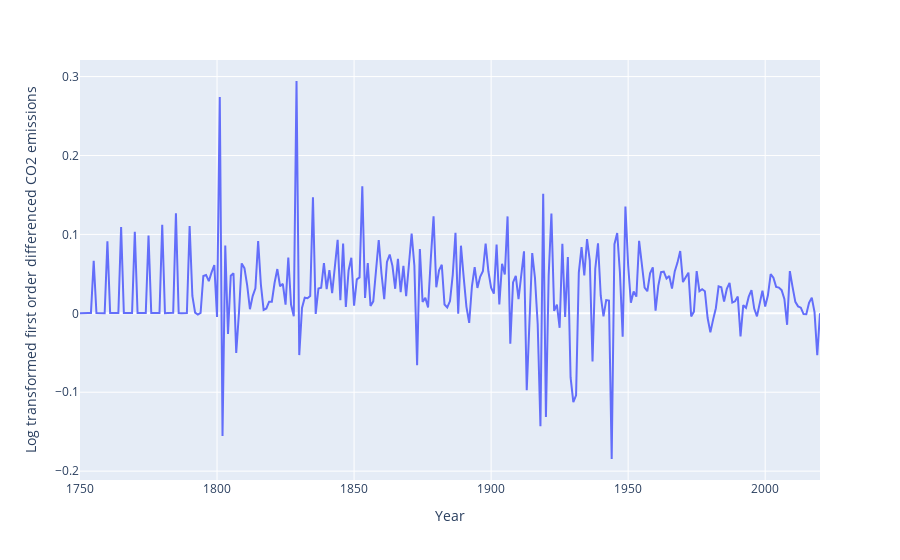

Write notebook code for a chart like this one.
### Markdown cell above
#### First order difference to account for increasing trend

### Code cell
diff1 = np.diff(np.log(df3['Annual CO2 emissions'])) 
df3['Log transformed first order differenced CO2 emissions'] = np.pad(diff1, (0, 1), 'constant')
df3['Log transformed CO2 emissions'] = np.log(df3['Annual CO2 emissions'])
px.line(df3, x = 'Year', y = 'Log transformed first order differenced CO2 emissions')

### Figure 1 — Plotly figure (JSON) as saved in the notebook; plotly's stock layout.template omitted (floating-point values rounded to 4 significant figures; data arrays with more than 128 entries replaced by an {"elided": "..."} marker saying what was removed)
{"data": [{"hovertemplate": "Year=%{x}<br>Log transformed first order differenced CO2 emissions=%{y}<extra></extra>", "legendgroup": "", "line": {"color": "#636efa", "dash": "solid"}, "mode": "lines", "name": "", "orientation": "v", "showlegend": false, "type": "scatter", "x": {"elided": "271 int values"}, "xaxis": "x", "y": {"elided": "271 float values"}, "yaxis": "y"}], "layout": {"legend": {"tracegroupgap": 0}, "margin": {"t": 60}, "xaxis": {"anchor": "y", "domain": [0, 1], "title": {"text": "Year"}}, "yaxis": {"anchor": "x", "domain": [0, 1], "title": {"text": "Log transformed first order differenced CO2 emissions"}}}}
